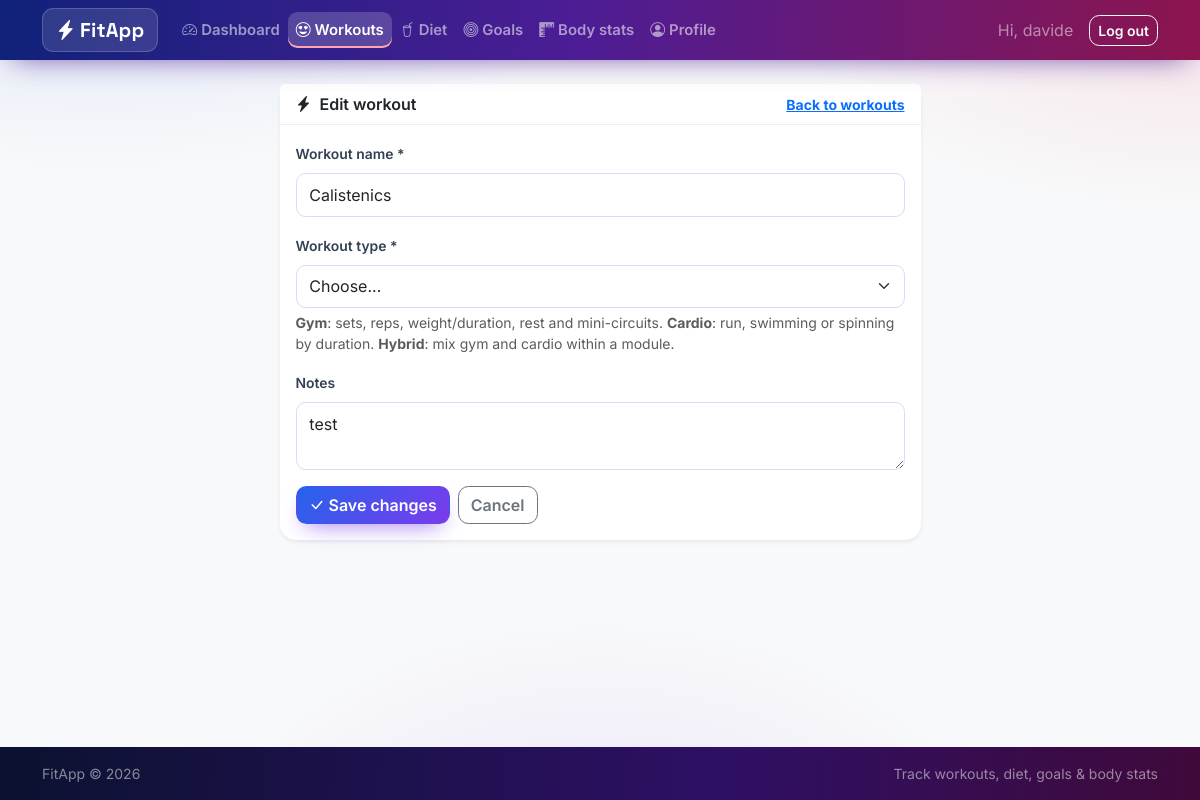
The app's page /workouts/1/edit (signed in), older data.
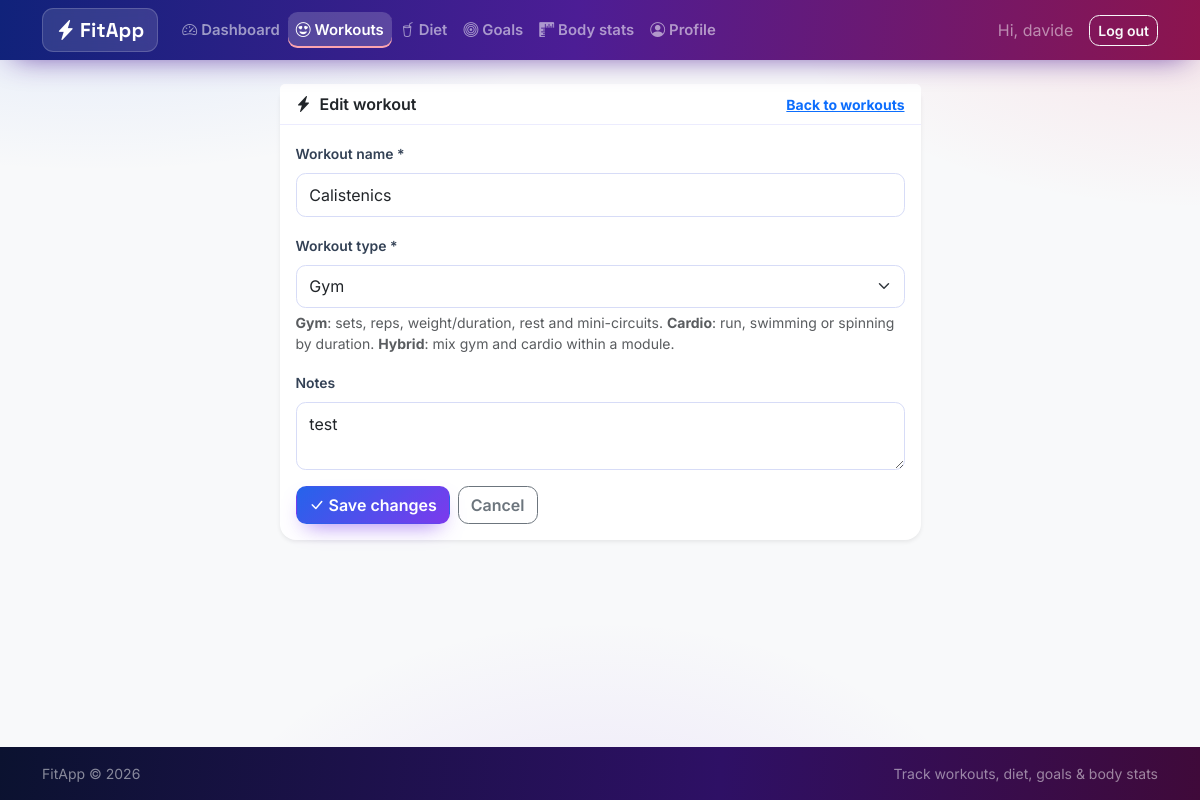
The same page, newer data.
### tables this page shows
CREATE TABLE "workouts" (
            id           INTEGER PRIMARY KEY AUTOINCREMENT,
            user_id      INTEGER NOT NULL REFERENCES users (id) ON DELETE CASCADE,
            name         TEXT NOT NULL,
            workout_type TEXT NOT NULL CHECK (workout_type IN ('gym', 'cardio', 'hybrid')),
            notes        TEXT,
            created_at   TEXT NOT NULL DEFAULT (datetime('now'))
        );

### fitapp/routes/workouts.py (the view, shortened to what this page needs)
@bp.route("/<int:workout_id>/edit", methods=("GET", "POST"))
@login_required
def edit(workout_id):
    workout = _get_workout(workout_id)
    return render_template(
        "workouts/form.html", workout=workout, types=WORKOUT_TYPES,
        editing=True, workout_id=workout_id,
    )

### fitapp/__init__.py (called while the page is built)
def create_app(config_overrides=None):
    app = Flask(__name__, instance_relative_config=True)
    Path(app.instance_path).mkdir(parents=True, exist_ok=True)
    app.config.from_mapping(
        SECRET_KEY=os.environ.get("FITAPP_SECRET_KEY", "dev-secret-change-me"),
        DATABASE=os.path.join(app.instance_path, "fitapp.db"),
    )
    if config_overrides:
        app.config.update(config_overrides)
    db.init_app(app)
    app.register_blueprint(auth_bp)
    app.register_blueprint(admin_bp)
    app.register_blueprint(dashboard_bp)
    app.register_blueprint(profile_bp)
    app.register_blueprint(workouts_bp)
    app.register_blueprint(diets_bp)
    app.register_blueprint(goals_bp)
    app.register_blueprint(stats_bp)
    with app.app_context():
        db.init_db()
    @app.context_processor
    def inject_year():
        return {"now_year": dt.date.today().year}
    return app

### fitapp/auth.py (called while the page is built)
def load_current_user():
    user_id = session.get("user_id")
    if user_id is None:
        g.user = None
    else:
        g.user = get_db().execute(
            "SELECT * FROM users WHERE id = ?", (user_id,)
        ).fetchone()
    return g.user

### fitapp/templates/workouts/form.html (shortened to what this page needs)
{% extends "base.html" %}
{% block content %}
<div class="row justify-content-center">
  <div class="col-lg-7">
    <div class="card shadow-sm border-0">
      <div class="card-header d-flex justify-content-between align-items-center">
        <span class="fw-semibold">
          <i class="bi bi-lightning-charge-fill me-2"></i>{{ 'Edit workout' if editing else 'New workout' }}
        </span>
        <a class="small" href="{{ url_for('workouts.index') }}">Back to workouts</a>
      </div>
      <div class="card-body">
        <form method="post" novalidate>
          <div class="mb-3">
            <label class="form-label" for="name">Workout name *</label>
            <input class="form-control" id="name" name="name" type="text"
                   value="{{ workout['name'] or '' }}" placeholder="e.g. Upper / Lower Split" required>
          </div>
          <div class="mb-3">
            <label class="form-label" for="workout_type">Workout type *</label>
            <select class="form-select" id="workout_type" name="workout_type" required>
              <option value="">Choose...</option>
              {% for t in types %}
              <option value="{{ t }}" {% if workout['workout_type'] == t %}selected{% endif %}>
                {{ t.capitalize() }}
              </option>
              {% endfor %}
            </select>
            <div class="form-text">
              <strong>Gym</strong>: sets, reps, weight/duration, rest and mini-circuits.
              <strong>Cardio</strong>: run, swimming or spinning by duration.
              <strong>Hybrid</strong>: mix gym and cardio within a module.
            </div>
          </div>
          <div class="mb-3">
            <label class="form-label" for="notes">Notes</label>
            <textarea class="form-control" id="notes" name="notes" rows="2"
                      placeholder="Goal of the program, schedule...">{{ workout['notes'] or '' }}</textarea>
          </div>
          <div class="d-flex gap-2">
            <button class="btn btn-success" type="submit">
              <i class="bi bi-check-lg me-1"></i>{{ 'Save changes' if editing else 'Create workout' }}
            </button>
            <a class="btn btn-outline-secondary" href="{{ url_for('workouts.index') }}">Cancel</a>
          </div>
        </form>
      </div>
    </div>
  </div>
</div>
{% endblock %}

Row changes from the older to the newer data that the page shows:
changed workouts "Calistenics": workout_type (not shown) → "Gym"
Text that changed along with them:
form field workout_type: "Choose..." → (not shown)
